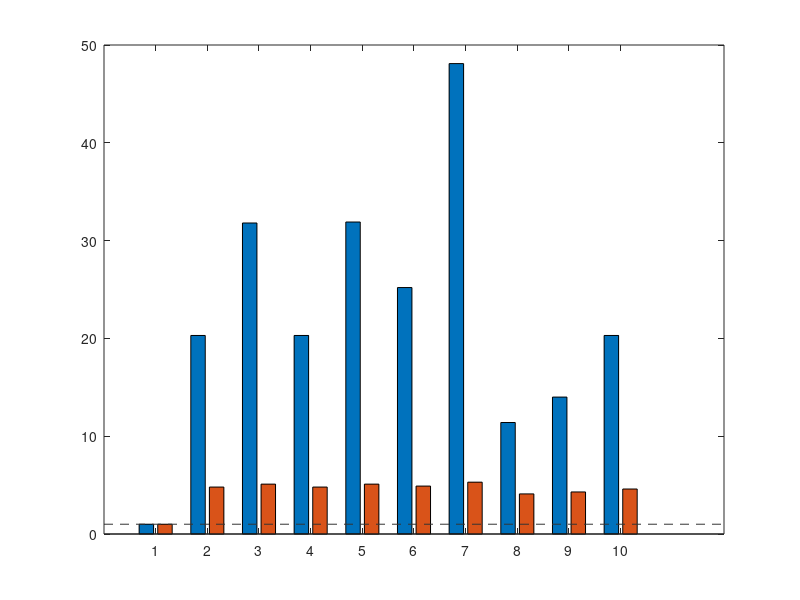

The MATLAB script that drew this image: (Note: this script raises an error after producing the figure.)
c = {'Naive', 'Optimised', 'Optimised (fixp.)', 'NEON (compiler only)', 'NEON (compiler only, fixp.)', 'NEON', 'NEON (fixp.)', 'DSP', 'DSP + Optimised', 'DSP + NEON'};
speedups = [1 1; 20.3 4.8; 31.8 5.1; 20.3 4.8; 31.9 5.1; 25.2 4.9; 48.1 5.3; 11.4 4.1; 14.0 4.3; 20.3 4.6];
bar(speedups)
line(xlim, [1 1], 'LineStyle', '--', 'Color', [0.2, 0.2, 0.2]);
ax = gca;
ax.XTickLabelRotation = 45;
ax.XTickLabel = c;
ylabel('Speed-up [x]')

addpath('matlab2tikz')
matlab2tikz( '../docs/assignment2/comparison/resources/comparison.tikz', 'height', '\figureheight', 'width', '\figurewidth' );
